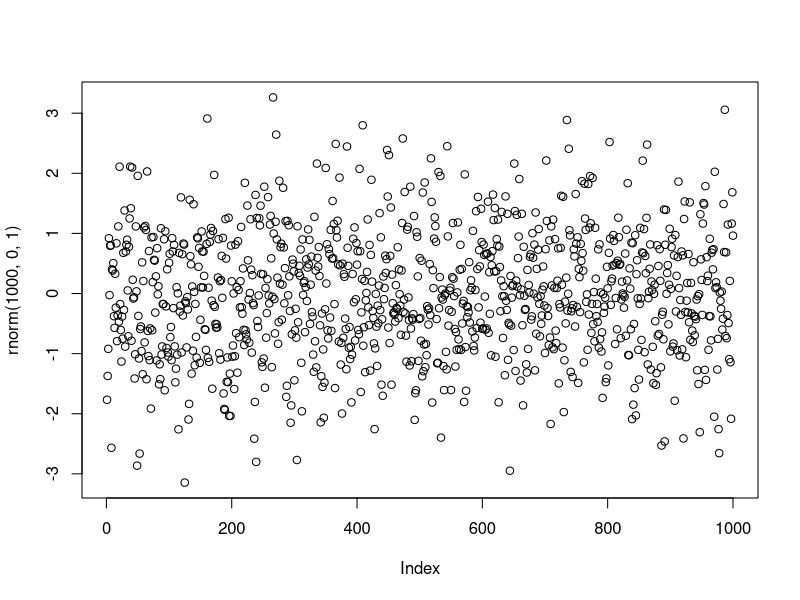

R code for this plot:
## ---- chunk 1
knitr::opts_chunk$set(echo = TRUE)
## ---- chunk 2
runif(10)
## ---- chunk 3
paste("Hello", "World!")
## ---- chunk 4
runif(10)
## ---- chunk 5
plot(rnorm(1000, 0, 1))
